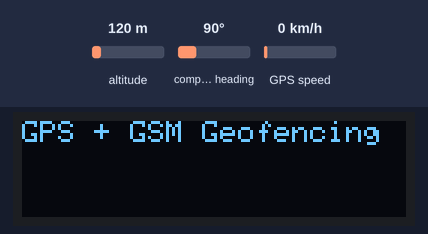
A sketch run on a simulated Arduino Uno, built with avr-gcc and run on an emulated ATmega328P. On the bench: 128×32 one-colour display. The inputs (shaded band) are chosen by the test bench; at power-on: altitude 120 m, compass heading 90°, GPS speed 0 km/h. The GPS gets a fix after 3 s at 37.7749, -122.4194 with 8 satellites; the modem accepts every AT command (registered, SIM ready, sends succeed) and sends nothing else; what the sketch prints to the serial monitor is not drawn.

Above: at 0.1 s.
At 4.2 s:
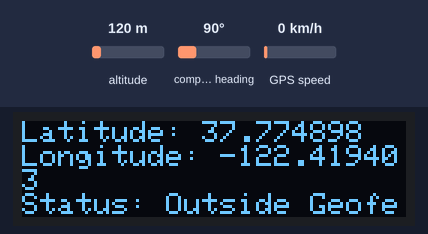

The sketch:

realtime_location_and_geofencing.ino
```cpp
#include <TinyGPS++.h>
#include <SoftwareSerial.h>
#include <Adafruit_GFX.h>
#include <Adafruit_SSD1306.h>
#include <Wire.h>

// Initialize GPS and GSM modules
SoftwareSerial gpsSerial(3, 4); // RX, TX for GPS module
SoftwareSerial gsmSerial(10, 11); // RX, TX for GSM module
TinyGPSPlus gps;

// OLED display settings
#define SCREEN_WIDTH 128  // OLED display width, in pixels
#define SCREEN_HEIGHT 32  // OLED display height, in pixels
#define OLED_RESET -1     // Reset pin (or -1 if sharing Arduino reset pin)
Adafruit_SSD1306 display(SCREEN_WIDTH, SCREEN_HEIGHT, &Wire, OLED_RESET);

// Geofence boundaries (latitude and longitude)
float minLat = 16.8580;
float maxLat = 16.8595;
float minLon = 81.7682;
float maxLon = 81.7695;

// GSM-related variables
String phoneNumber = "+1234567890";  // Replace with the recipient's phone number
bool lastGeofenceStatus = false;     // Tracks the last geofence state (inside/outside)

// Function to send SMS using GSM module
void sendSMS(String message) {
  gsmSerial.println("AT"); // Check GSM module connection
  delay(1000);
  gsmSerial.println("AT+CMGF=1"); // Set SMS text mode
  delay(1000);
  gsmSerial.println("AT+CMGS=\"" + phoneNumber + "\""); // Send SMS command
  delay(1000);
  gsmSerial.print(message); // SMS content
  delay(1000);
  gsmSerial.write(26); // End SMS with CTRL+Z
  delay(1000);
}

// Setup function
void setup() {
  Serial.begin(9600);     // Serial monitor
  gpsSerial.begin(9600);  // GPS module
  gsmSerial.begin(9600);  // GSM module

  // Initialize OLED display
  if (!display.begin(SSD1306_SWITCHCAPVCC, 0x3C)) {
    Serial.println(F("SSD1306 allocation failed"));
    for (;;);
  }
  display.clearDisplay();
  display.setTextSize(1);
  display.setTextColor(SSD1306_WHITE);
  display.setCursor(0, 0);
  display.println("GPS + GSM Geofencing");
  display.display();
  delay(2000);

  // GSM initialization
  gsmSerial.println("AT"); // Check GSM connection
  delay(1000);
  gsmSerial.println("AT+CMGF=1"); // Set SMS text mode
  delay(1000);
  Serial.println("GPS + GSM Geofencing System Started");
  display.clearDisplay();
}

// Function to check if inside the geofence
bool isInGeofence(float latitude, float longitude) {
  return (latitude >= minLat && latitude <= maxLat && longitude >= minLon && longitude <= maxLon);
}

// Main loop
void loop() {
  while (gpsSerial.available() > 0) {
    if (gps.encode(gpsSerial.read())) {
      if (gps.location.isValid()) {
        float latitude = gps.location.lat();
        float longitude = gps.location.lng();

        // Print location to Serial Monitor
        Serial.print("Latitude: "); Serial.println(latitude, 6);
        Serial.print("Longitude: "); Serial.println(longitude, 6);

        // Display location on OLED
        display.clearDisplay();
        display.setCursor(0, 0);
        display.print("Latitude: ");
        display.println(latitude, 6);
        display.print("Longitude: ");
        display.println(longitude, 6);

        // Check geofence status
        bool currentGeofenceStatus = isInGeofence(latitude, longitude);
        if (currentGeofenceStatus) {
          Serial.println("Inside Geofence");
          display.println("Status: Inside Geofence");

          // Send SMS if the status changed
          if (lastGeofenceStatus != currentGeofenceStatus) {
            sendSMS("Alert: Device is now inside the geofence.");
          }
        } else {
          Serial.println("Outside Geofence");
          display.println("Status: Outside Geofence");

          // Send SMS if the status changed
          if (lastGeofenceStatus != currentGeofenceStatus) {
            sendSMS("Alert: Device is now outside the geofence.");
          }
        }

        // Update geofence status
        lastGeofenceStatus = currentGeofenceStatus;

        // Update OLED display
        display.display();
        Serial.println();
      } else {
        // Handle invalid GPS location
        Serial.println("Waiting for valid GPS fix...");
        display.clearDisplay();
        display.setCursor(0, 0);
        display.println("Waiting for GPS fix...");
        display.display();
      }
    }
  }
}
```
